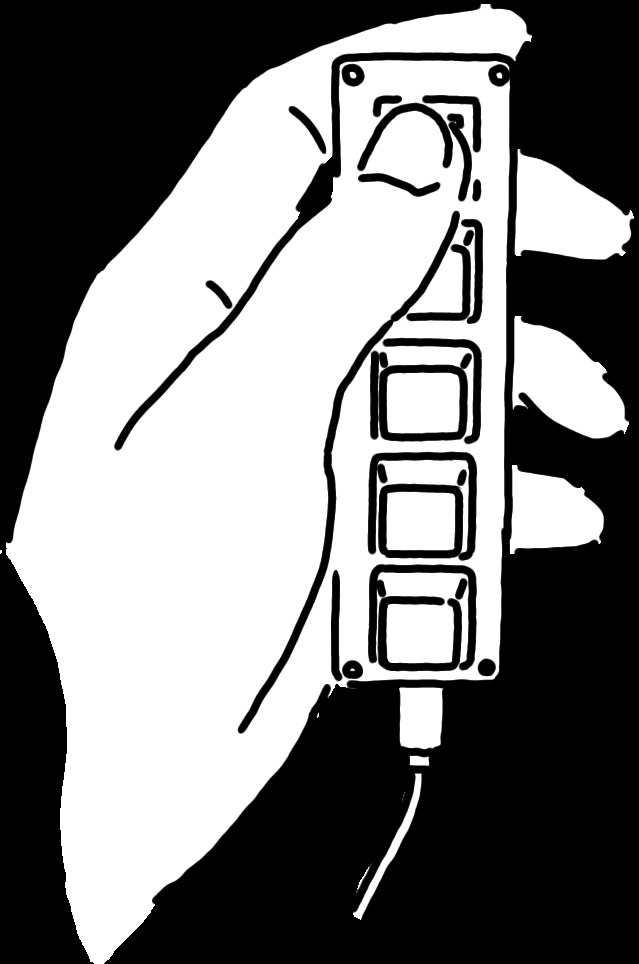
%> input picture assets/handL.png, 639 x 964 px
$ octave --eval "result = load_png('../../assets/handL.png');"   (GNU Octave 9; MATLAB toolbox functions it lacks are replaced by stand-ins)
%> lines starting %> are read from the running program, lines starting %| are printed output that depends on the picture
function img = load_png(img_path)
%> called with img_path = '../../assets/handL.png'
    % Read a PNG and return a uint8 RGBA array for Screen('MakeTexture').
    % If the file has no alpha channel, img is MxNx3 (RGB).
    [rgb, ~, alpha] = imread(img_path);
%> rgb is the input picture: size 964x639x3 uint8; min 0, max 255, mean 124.9
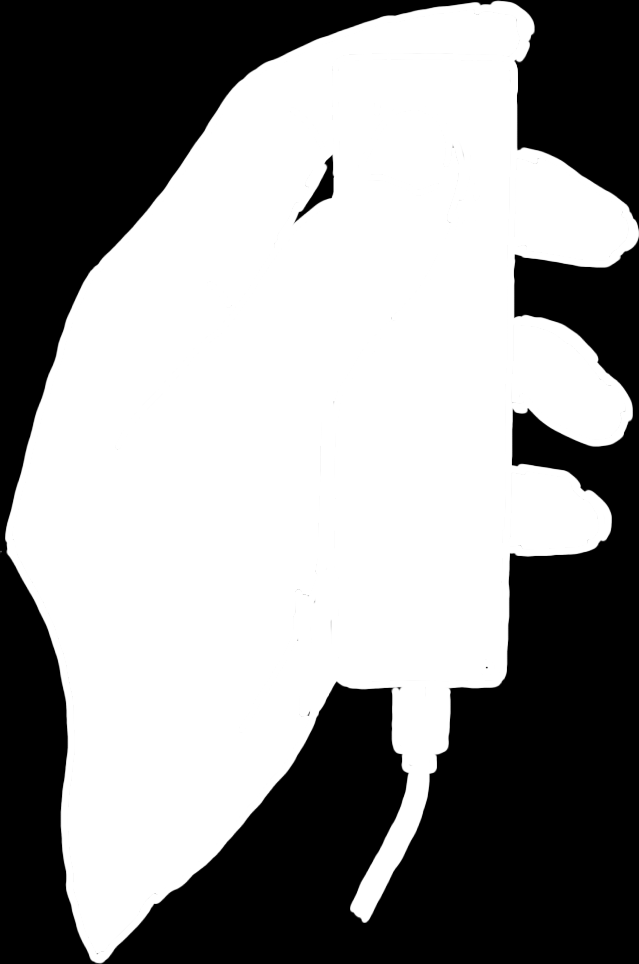
%> alpha: size 964x639 uint8; min 0, max 255, mean 148.8

    if isempty(alpha)
        img = rgb;                  % no alpha — return RGB as-is
    else
        img = cat(3, rgb, alpha);  % append alpha as 4th channel → MxNx4
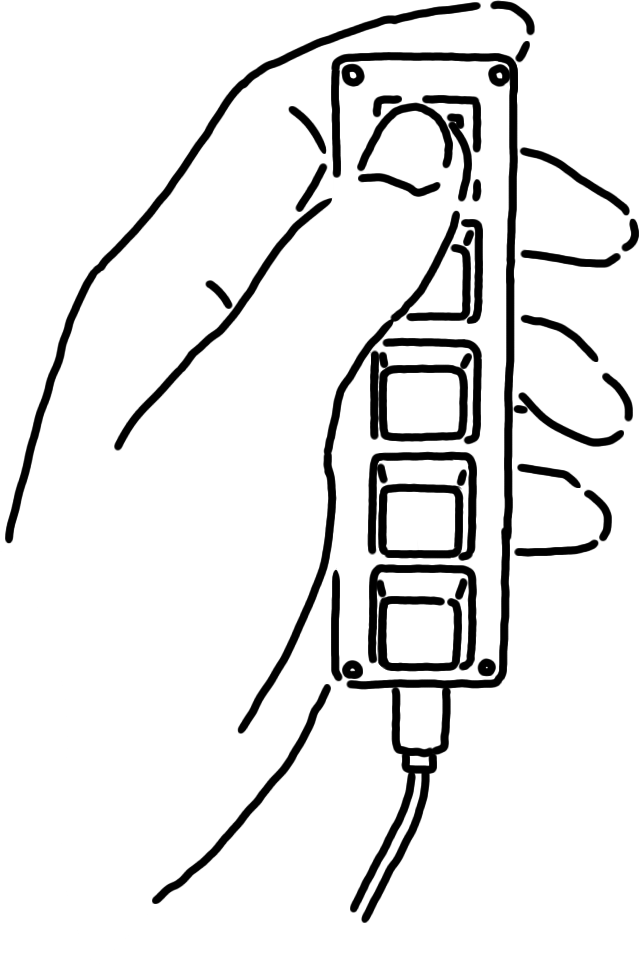
%> img: size 964x639x4 uint8; mean R, G, B, A 124.9, 124.9, 124.9, 148.8; transparent parts drawn white
    end
end

$ run again, on assets/handR.png
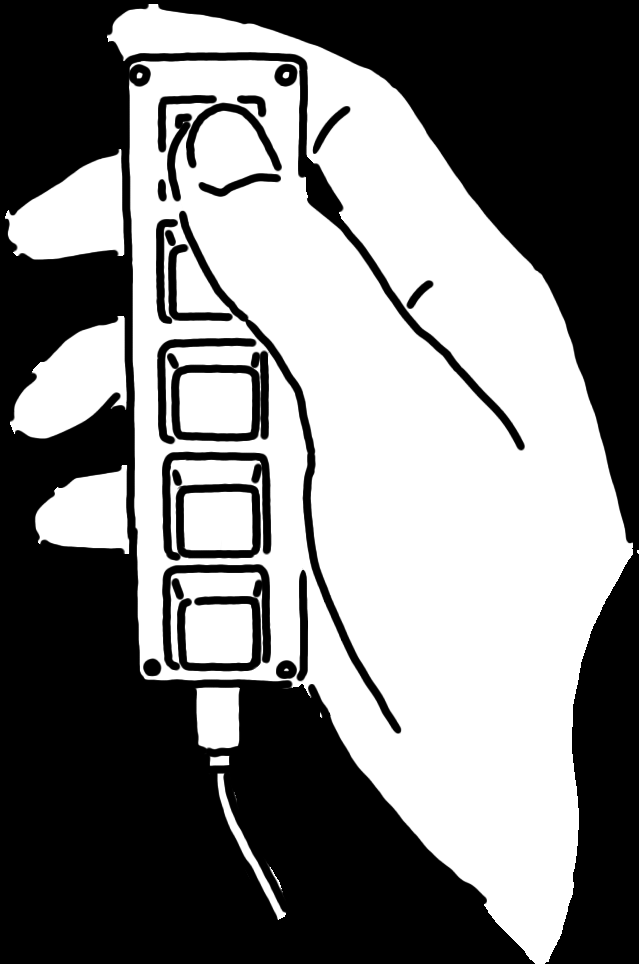
%> input picture assets/handR.png, 639 x 964 px
%> in load_png, rgb is the input picture: size 964x639x3 uint8; min 0, max 255, mean 124.9
%> in load_png, `[rgb, ~, alpha] = imread(img_path);`:
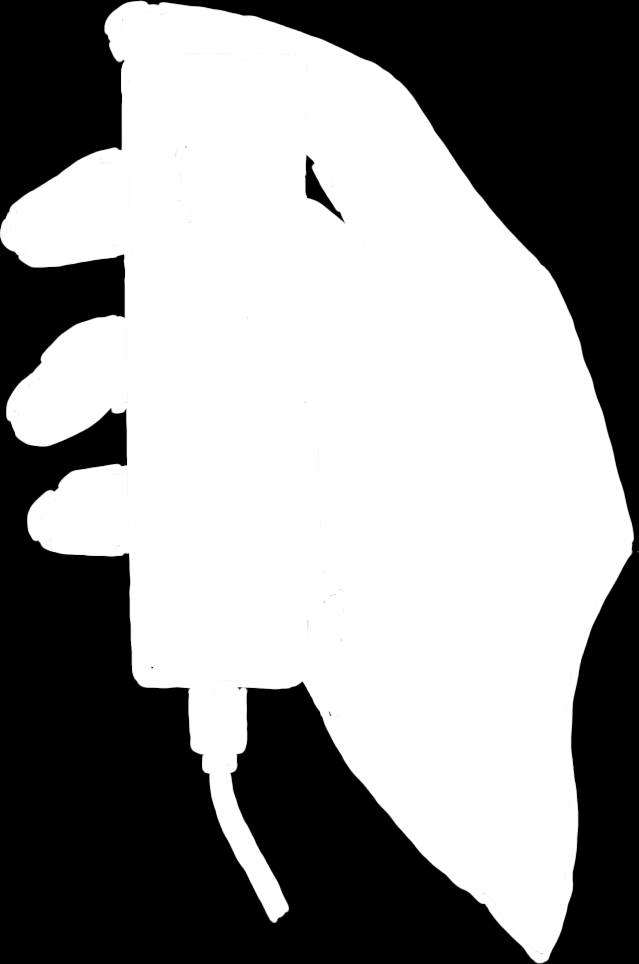
%> alpha: size 964x639 uint8; min 0, max 255, mean 148.8
%> in load_png, `img = cat(3, rgb, alpha);`:
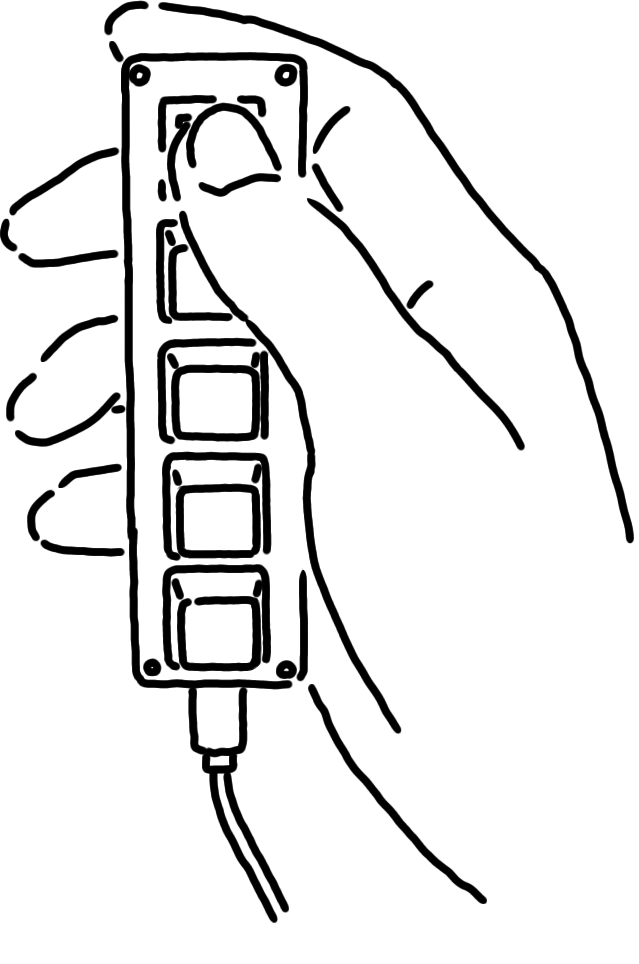
%> img: size 964x639x4 uint8; mean R, G, B, A 124.9, 124.9, 124.9, 148.8; transparent parts drawn white
